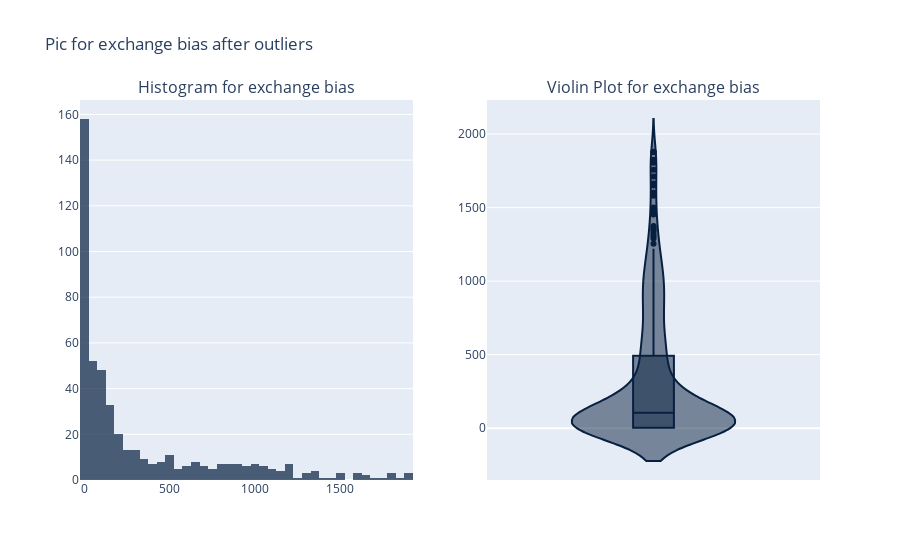

Source (notebook cell):
### Code cell
#Построим график распределения целевой переменной
fig = make_subplots(rows=1, cols=2, subplot_titles=['Histogram for exchange bias', 'Violin Plot for exchange bias'])

# Histogram
hist_fig = px.histogram(df, x="exc_bias_oe", nbins = 60,
                 color_discrete_sequence = colors,
                 opacity = 0.7)

fig.add_trace(hist_fig['data'][0], row=1, col=1) # Adding a graph indicating the location

# Violin plot
violin_fig = px.violin(df, y="exc_bias_oe", color_discrete_sequence = colors, box = True)
fig.add_trace(violin_fig['data'][0], row=1, col=2) # Adding a graph indicating the location

# Setting up the layout
fig.update_layout(showlegend=False, title_text="Pic for exchange bias after outliers")

# Graph display
print(display(fig))

### Figure 1 — Plotly figure (JSON) as saved in the notebook; plotly's stock layout.template omitted (floating-point values rounded to 4 significant figures; data arrays with more than 128 entries replaced by an {"elided": "..."} marker saying what was removed)
{"data": [{"alignmentgroup": "True", "bingroup": "x", "hovertemplate": "exc_bias_oe=%{x}<br>count=%{y}<extra></extra>", "legendgroup": "", "marker": {"color": "#082040", "opacity": 0.7, "pattern": {"shape": ""}}, "name": "", "nbinsx": 60, "offsetgroup": "", "orientation": "v", "showlegend": false, "type": "histogram", "x": {"elided": "485 float values"}, "xaxis": "x", "yaxis": "y"}, {"alignmentgroup": "True", "box": {"visible": true}, "hovertemplate": "exc_bias_oe=%{y}<extra></extra>", "legendgroup": "", "marker": {"color": "#082040"}, "name": "", "offsetgroup": "", "orientation": "v", "scalegroup": "True", "showlegend": false, "type": "violin", "x0": " ", "xaxis": "x2", "y": {"elided": "485 float values"}, "y0": " ", "yaxis": "y2"}], "layout": {"annotations": [{"font": {"size": 16}, "showarrow": false, "text": "Histogram for exchange bias", "x": 0.225, "xanchor": "center", "xref": "paper", "y": 1, "yanchor": "bottom", "yref": "paper"}, {"font": {"size": 16}, "showarrow": false, "text": "Violin Plot for exchange bias", "x": 0.775, "xanchor": "center", "xref": "paper", "y": 1, "yanchor": "bottom", "yref": "paper"}], "showlegend": false, "title": {"text": "Pic for exchange bias after outliers"}, "xaxis": {"anchor": "y", "domain": [0, 0.45]}, "xaxis2": {"anchor": "y2", "domain": [0.55, 1]}, "yaxis": {"anchor": "x", "domain": [0, 1]}, "yaxis2": {"anchor": "x2", "domain": [0, 1]}}}
